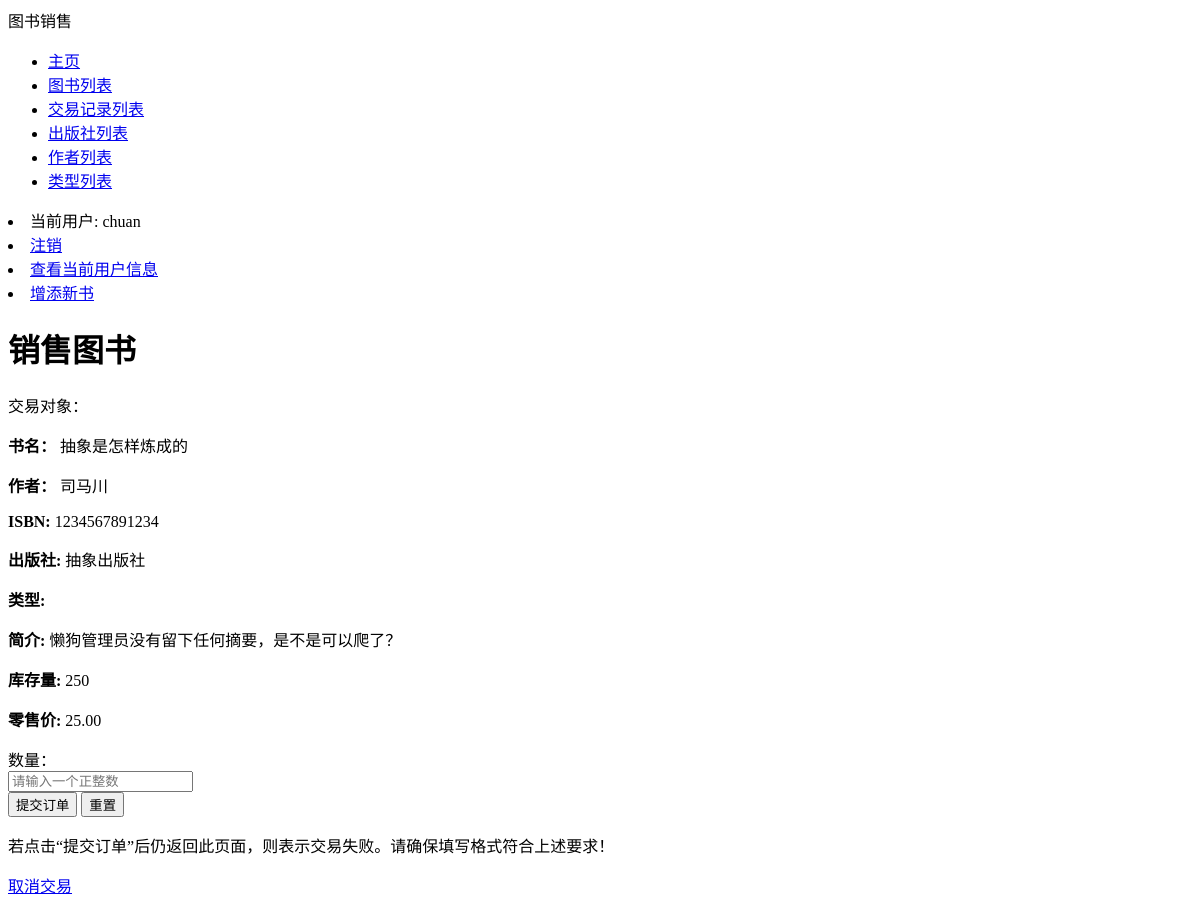
Before: /bookstore/books/3/sell/ (signed in) with the older database file.
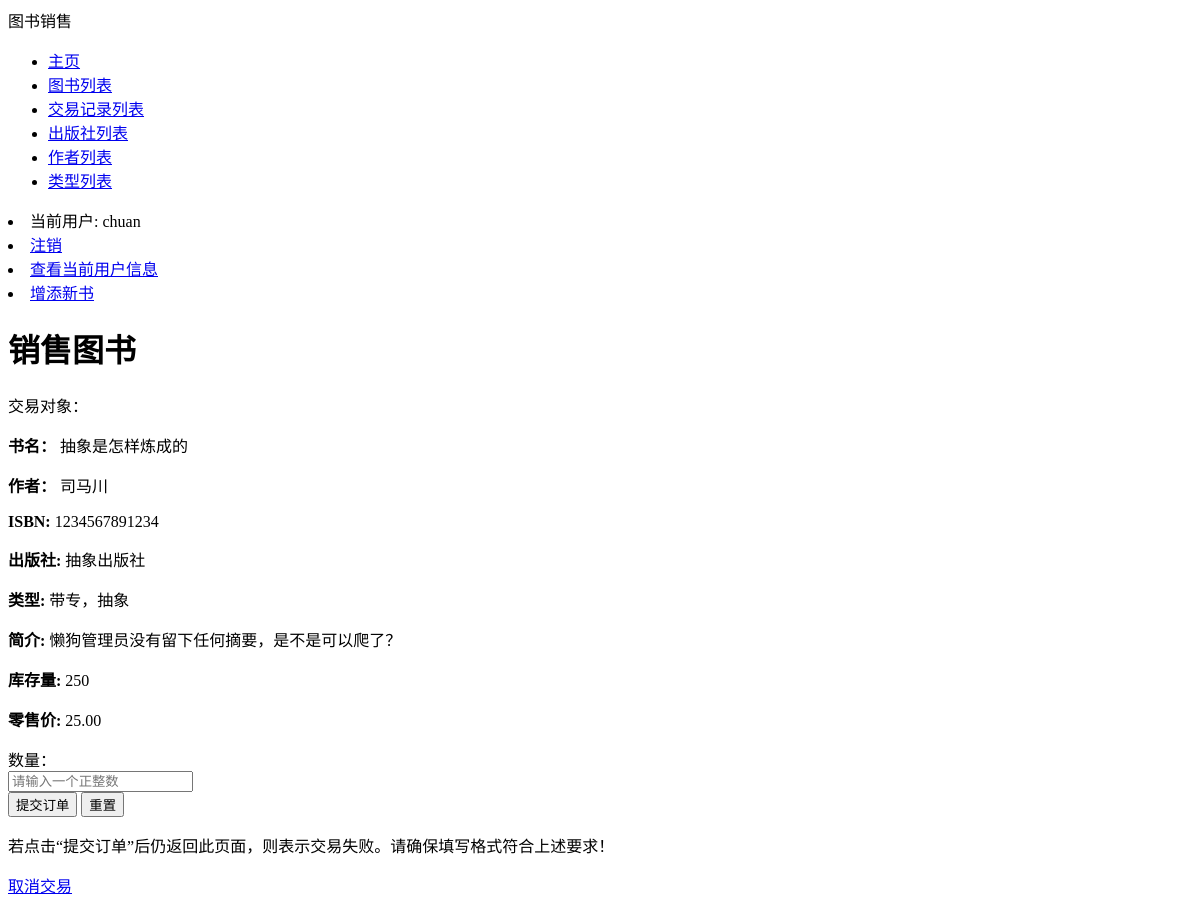
After: the same page with the newer database file.
### bookstore/models.py (models this page shows, shortened)
class Book(models.Model):
    ISBN = models.CharField(max_length=13, verbose_name='ISBN号', help_text='请输入纯数字ISBN（不带横杠）', validators=
                            [vl.RegexValidator(regex='^\d{13}$', message='请确保ISBN格式正确！')])
    name = models.CharField(max_length=50, verbose_name='书名')
    language = models.CharField(max_length=10, verbose_name='语言', default='汉语')
    author = models.ManyToManyField(Author, verbose_name='作者')
    publisher = models.ForeignKey(Publisher, on_delete=models.DO_NOTHING, verbose_name='出版社')
    price = models.DecimalField(max_digits=5, decimal_places=2, verbose_name='售价', validators=
                                [vl.MaxValueValidator(999.99, message='最高999.99元'),
                                 vl.MinValueValidator(0.01, message='最低0.01元')])
    inventory = models.IntegerField(verbose_name='当前库存', validators=[vl.MinValueValidator(0)], default=0)
    category = models.ManyToManyField(Category, verbose_name='类别')
    summary = models.CharField(max_length=100, verbose_name='简介', default='懒狗管理员没有留下任何摘要，是不是可以爬了？')
    class Meta:
        verbose_name = '图书信息'
        verbose_name_plural = '图书信息'
        ordering = ['name', 'publisher', ]
    def get_author(self):
        return '，'.join([a.name for a in self.author.order_by('name')])
    def get_category(self):
        return '，'.join([c.name for c in self.category.order_by('name')])

class Author(models.Model):
    name = models.CharField(max_length=30, verbose_name='作者姓名')
    class Meta:
        verbose_name = '作者'
        verbose_name_plural = '作者'
        ordering = ['name', ]

class Publisher(models.Model):
    name = models.CharField(max_length=30, verbose_name='出版社')
    class Meta:
        verbose_name = '出版社'
        verbose_name_plural = '出版社'
        ordering = ['name', ]
    def __str__(self):
        return self.name

class Category(models.Model):
    name = models.CharField(max_length=10, verbose_name='类别')
    class Meta:
        verbose_name = '类别'
        verbose_name_plural = '类别'
        ordering = ['name', ]

### bookstore/views.py (the view, shortened to what this page needs)
# urls.py: path('books/<int:bid>/sell/', views.sell_book, name='sellbook'),
@login_required
def sell_book(request, bid):
    admin = Admin.objects.get(user=request.user)
    targ = Book.objects.get(id=bid)
    return render(request, 'bookstore/sell_book.html', {'form': SellForm(), 'book': targ, 'admin':admin})

### bookstore/forms.py
class SellForm(forms.Form):
    amount = forms.IntegerField(label='数量', min_value=1)

### bookstore/templates/bookstore/sell_book.html (shortened to what this page needs)
{% extends "base.html" %}
{% block content %}
    <form method="POST" role="form" class="form-horizontal">
        <h1>销售图书</h1>
        <p>交易对象：</p>
        <p><strong>书名：</strong> {{ book.name }}</p>
        <p><strong>作者：</strong> {{ book.get_author }}</p>
        <p><strong>ISBN:</strong> {{ book.ISBN }}</p>
        <p><strong>出版社:</strong> {{ book.publisher }}</p>
        <p><strong>类型:</strong> {{ book.get_category }}</p>
        <p><strong>简介:</strong> {{ book.summary }}</p>
        <p><strong>库存量:</strong> {{ book.inventory }}</p>
        <p><strong>零售价:</strong> {{ book.price }}</p>
        <div class="form-group">
            <label for="id_amount" class="col-md-3 control-label">数量：</label>
            <div class="col-md-9">
                <input type="text" class="form-control" id="id_amount" required name="amount" placeholder="请输入一个正整数">
            </div>
        </div>
        <div class="form-group">
            <div class="col-md-4 col-md-offset-4">
                <button class="btn btn btn-primary btn-block" type="submit">提交订单</button>
                <button class="btn btn btn-primary btn-block" type="reset">重置</button>
            </div>
        </div>
    </form>
    <p>若点击“提交订单”后仍返回此页面，则表示交易失败。请确保填写格式符合上述要求！</p>
    <a href="{% url 'related_transaction' book.id %}">取消交易</a>
{% endblock %}

Changed rows visible on the page:
changed through a linked row, Book "抽象是怎样炼成的": get_category (not shown) → "带专，抽象"
